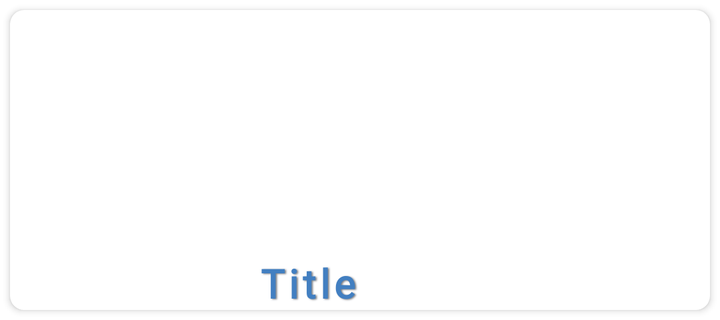
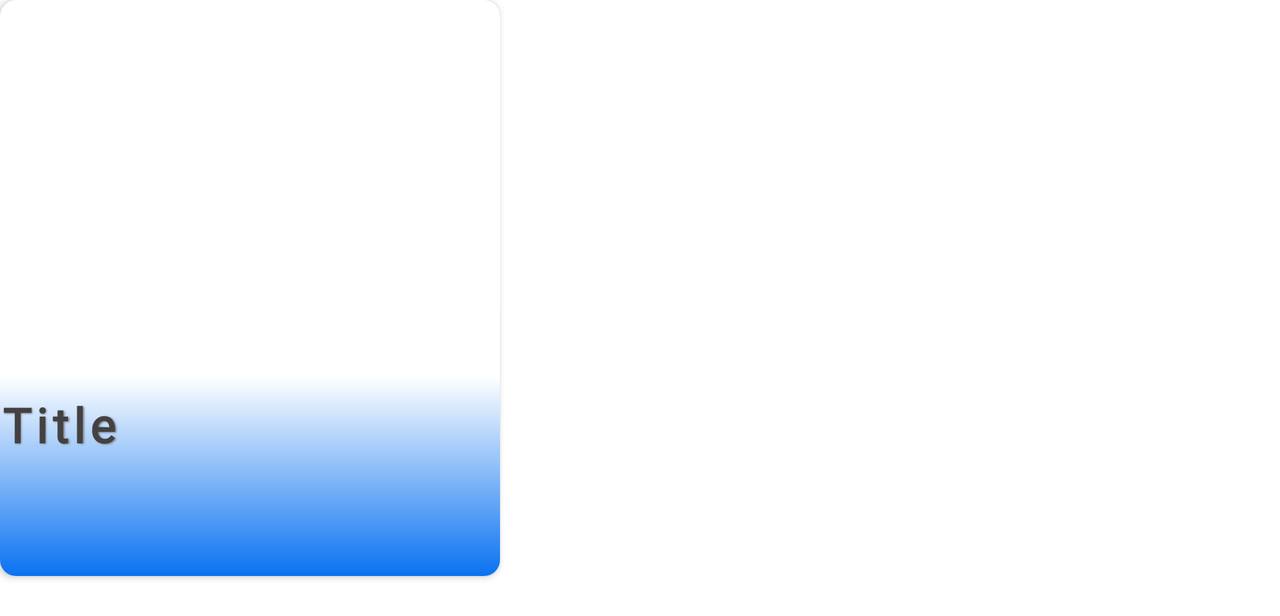

First picture: res/layout/ on a phone held upright. Second picture: the repository's own variant of that layout, on a device whose configuration matches the variant's folder. Source for both follows.
<!-- AndroidManifest.xml: application theme AppTheme -->
<!-- res/layout/main_screen_single_item_layout.xml -->
<?xml version="1.0" encoding="utf-8"?>
<androidx.cardview.widget.CardView
    xmlns:android="http://schemas.android.com/apk/res/android"
    android:layout_width="wrap_content"
    android:layout_height="wrap_content"
    xmlns:app="http://schemas.android.com/apk/res-auto"
    xmlns:tools="http://schemas.android.com/tools"
    android:focusable="true"
    android:clickable="true"
    android:layout_margin="5dp"
    android:foreground="?android:attr/selectableItemBackground"
    app:cardCornerRadius="7dp">

    <androidx.constraintlayout.widget.ConstraintLayout
        android:layout_width="wrap_content"
        android:layout_height="wrap_content">

        <ImageView
            android:id="@+id/image_view"
            android:layout_width="100dp"
            android:layout_height="100dp"
            android:layout_marginTop="16dp"
            android:contentDescription="Know your faith"
            android:scaleType="fitXY"
            app:layout_constraintEnd_toEndOf="parent"
            app:layout_constraintHorizontal_bias="0.497"
            app:layout_constraintStart_toStartOf="parent"
            app:layout_constraintTop_toTopOf="parent"
            tools:src="@mipmap/ic_launcher" />

        <View
            android:id="@+id/view"
            android:layout_width="wrap_content"
            android:layout_height="20dp"
            app:layout_constraintBottom_toBottomOf="parent"
            app:layout_constraintEnd_toEndOf="@+id/image_view"
            app:layout_constraintStart_toStartOf="@+id/image_view"
            app:layout_constraintTop_toBottomOf="@+id/image_view"/>

        <TextView
            android:id="@+id/title"
            android:layout_width="0dp"
            android:layout_height="wrap_content"
            android:fontFamily="@font/bubblegum_sans"
            android:letterSpacing="0.1"
            android:shadowColor="#7C7F85"
            android:shadowDx="1.5"
            android:shadowDy="1.3"
            android:shadowRadius="1.6"
            android:textColor="@color/colorBlue"
            android:textSize="20sp"
            android:textStyle="bold"
            app:layout_constraintBottom_toBottomOf="parent"
            app:layout_constraintEnd_toEndOf="@+id/image_view"
            app:layout_constraintHorizontal_bias="0.0"
            app:layout_constraintStart_toStartOf="@+id/image_view"
            app:layout_constraintTop_toTopOf="@+id/view"
            app:layout_constraintVertical_bias="0.0"
            tools:text="Title" />
    </androidx.constraintlayout.widget.ConstraintLayout>

</androidx.cardview.widget.CardView>
<!-- resources referenced by this layout -->
<resources>
  <color name="colorBlue">#427FC1</color>
  <style name="AppTheme" parent="Theme.MaterialComponents.Light.NoActionBar">
          <item name="colorPrimary">@color/colorPrimary</item>
          <item name="colorPrimaryDark">@color/colorPrimaryDark</item>
          <item name="colorAccent">@color/colorAccent</item>
          <item name="windowActionModeOverlay">true</item>
      </style>
  <color name="colorPrimary">#298CF6</color>
  <color name="colorPrimaryDark">#0972F1</color>
  <color name="colorAccent">#FFA501</color>
</resources>
<!-- res/layout-land/main_screen_single_item_layout.xml (the repository's variant of the layout above) -->
<!-- drawn on the phone turned sideways -->
<?xml version="1.0" encoding="utf-8"?>
<androidx.cardview.widget.CardView xmlns:android="http://schemas.android.com/apk/res/android"
    android:layout_width="250dp"
    android:layout_height="wrap_content"
    xmlns:app="http://schemas.android.com/apk/res-auto"
    xmlns:tools="http://schemas.android.com/tools"
    android:paddingLeft="16dp"
    android:paddingBottom="16dp"
    android:layout_centerHorizontal="true"
    android:layout_marginBottom="20dp"
    android:paddingRight="16dp"
    app:cardCornerRadius="8dp">

    <RelativeLayout
        android:layout_width="match_parent"
        android:layout_height="wrap_content"
        >

        <ImageView
            android:layout_width="match_parent"
            android:layout_height="180dp"
            android:id="@+id/image_view"
            android:adjustViewBounds="true"
            android:layout_marginTop="8dp"
            android:layout_marginBottom="0dp"
            tools:src="@mipmap/ic_launcher"/>

        <View
            android:layout_width="match_parent"
            android:layout_height="100dp"
            android:layout_below="@id/image_view"
            android:background="@drawable/for_view"/>

        <TextView
            android:layout_width="wrap_content"
            android:layout_height="wrap_content"
            android:id="@+id/title"
            android:layout_below="@+id/image_view"
            tools:text= "Title"
            android:layout_marginTop="8dp"
            android:textStyle="bold"
            android:textSize="24sp"
            android:textColor="#434141"
            android:fontFamily="@font/bubblegum_sans"
            android:letterSpacing="0.1"
            android:shadowColor="#7C7F85"
            android:shadowDx="1.5"
            android:shadowDy="1.3"
            android:shadowRadius="1.6"
            />

    </RelativeLayout>

</androidx.cardview.widget.CardView>
<!-- resources referenced by the variant -->
<!-- as the phone turned sideways resolves them -->
<resources>
  <!-- drawable for_view (drawable) -->
  <shape xmlns:android="http://schemas.android.com/apk/res/android"
      android:shape="rectangle">
  
      <gradient
          android:angle="270"
          android:type="linear"
          android:endColor="@color/colorPrimaryDark"
          android:startColor="@android:color/transparent"/>
  
  </shape>
  <style name="AppTheme" parent="Theme.MaterialComponents.Light.NoActionBar">
          <item name="colorPrimary">@color/colorPrimary</item>
          <item name="colorPrimaryDark">@color/colorPrimaryDark</item>
          <item name="colorAccent">@color/colorAccent</item>
          <item name="windowActionModeOverlay">true</item>
      </style>
  <color name="colorPrimaryDark">#0972F1</color>
  <color name="colorPrimary">#298CF6</color>
  <color name="colorAccent">#FFA501</color>
</resources>
